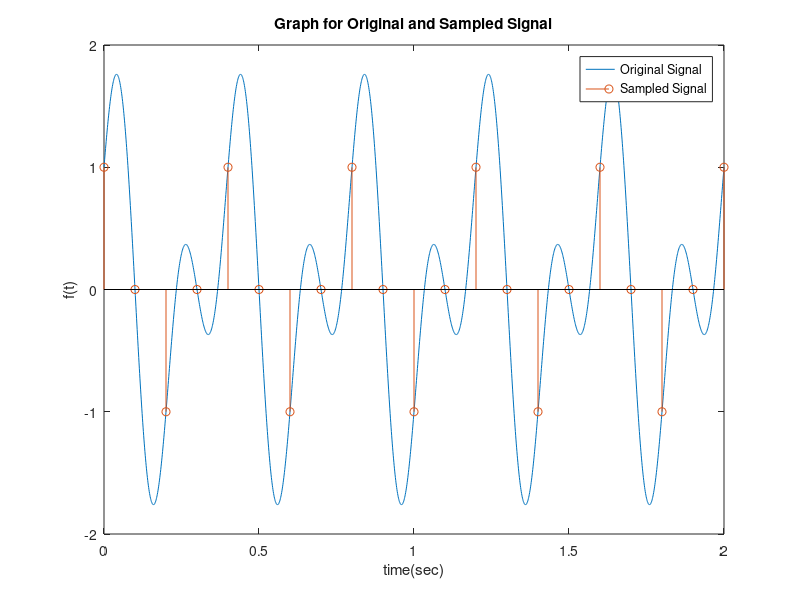

The MATLAB script that drew this image:
% Sampling for Ts = 0.001
Ts = 0.001;
t_fine = 0:Ts:2;                            %initiaising the time grid
x = cos(5*pi*t_fine) + sin(10*pi*t_fine);   % declaring x = x(t)

figure(1);                                  % plotting the graph of both the original and sampled signal
plot(t_fine,x);
title('Graph for Original and Sampled Signal'); %Adding title , label
xlabel('time(sec)');
ylabel('f(t)');
hold on;
% Sampling for Ts = 0.1
Ts = 0.1;
t_samples = 0:Ts:2;
x = cos(5*pi*t_samples) + sin(10*pi*t_samples);
stem(t_samples,x);                                  % Plotting the Sampled SIgnal
legend('Original Signal','Sampled Signal');         % Adding the Legend
hold off;